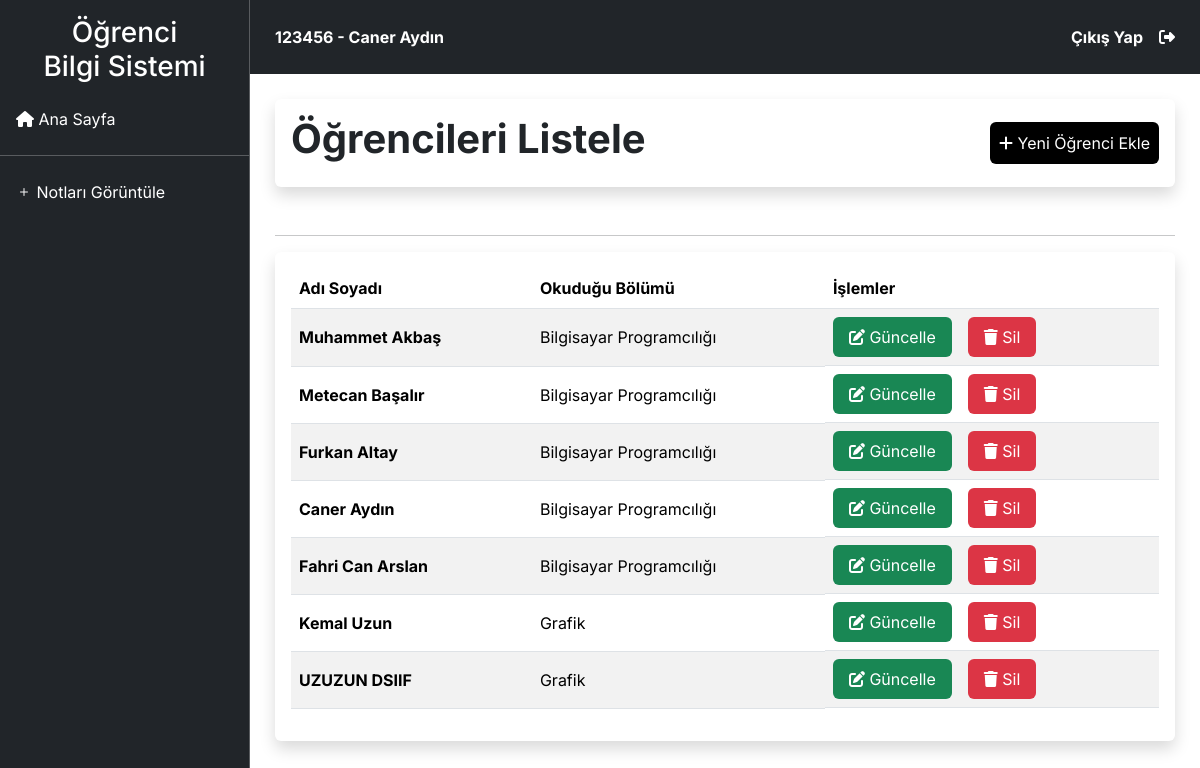
The page /?url=ogrenci-listele (signed in) on the database its author committed.
### tables this page shows
CREATE TABLE IF NOT EXISTS `ogrenci` (
  `ogrenci_id` int NOT NULL AUTO_INCREMENT,
  `ogrenci_ad` varchar(50) NOT NULL,
  `ogrenci_soyad` varchar(50) NOT NULL,
  `ogrenci_no` varchar(255) NOT NULL,
  `ogrenci_sinif` varchar(50) NOT NULL,
  `ogrenci_cinsiyet` varchar(50) NOT NULL,
  `baslangic_yili` varchar(50) NOT NULL,
  `ogrenci_sifre` varchar(255) NOT NULL,
  `bolum_id` int NOT NULL,
  PRIMARY KEY (`ogrenci_id`)
);

CREATE TABLE IF NOT EXISTS `bolum` (
  `bolum_id` int NOT NULL AUTO_INCREMENT,
  `bolum_adi` varchar(255) NOT NULL,
  PRIMARY KEY (`bolum_id`)
);

### Views/Ogrenci/ogrenci-listele.php (the view, shortened to what this page needs)
<div class="d-flex">
    <main class="col">
        <div class="content">
            <div class="bg-white p-3 mb-3 rounded d-flex justify-content-between align-items-center shadow rounded mb-5">
                <h1 class="fw-bold">Öğrencileri Listele</h1>
                <a href="?url=ogrenci-ekle" class="p-2 bg-black text-white text-decoration-none rounded btn">
                    <i class="fa-solid fa-plus"></i>
                    Yeni Öğrenci Ekle
                </a>
            </div>
            <hr>
            <div class="bg-white p-3 rounded w-100 shadow">
                <table class="table table-striped table-hover" id="myTable">
                    <thead>
                        <tr>
                            <th scope="col">Adı Soyadı</th>
                            <th scope="col">Okuduğu Bölümü</th>
                            <th scope="col">İşlemler</th>
                        </tr>
                    </thead>
                    <tbody>
                        <?php
                        $OgrencileriGetir = $baglan->prepare("SELECT ogrenci.ogrenci_id, ogrenci.ogrenci_ad, ogrenci.ogrenci_soyad, ogrenci.bolum_id, bolum.bolum_id, bolum.bolum_adi FROM ogrenci INNER JOIN bolum ON ogrenci.bolum_id = bolum.bolum_id");
                        $OgrencileriGetir->execute();
                        ?>
                        <?php foreach ($OgrencileriGetir as $ogrenci) { ?>
                            <tr>
                                <th valign="middle"><?= $ogrenci["ogrenci_ad"] . " " . $ogrenci["ogrenci_soyad"] ?></th>
                                <td valign="middle"><?= $ogrenci["bolum_adi"] ?></td>
                                <td class="d-flex gap-3">
                                    <a href="?url=ogrenci-guncelle&ogrenci_id=<?= $ogrenci["ogrenci_id"] ?>" class="bg-success text-white rounded px-3 py-2 text-decoration-none">
                                        <i class="fa-solid fa-pen-to-square"></i>
                                        Güncelle
                                    </a>
                                    <a href="?url=ogrenci-sil&ogrenci_id=<?= $ogrenci["ogrenci_id"] ?>" class="bg-danger text-white rounded px-3 py-2 text-decoration-none OgrenciSil">
                                        <i class="fa-solid fa-trash"></i>
                                        Sil
                                    </a>
                                </td>
                            </tr>
                        <?php } ?>
                    </tbody>
                </table>
            </div>
        </div>
    </main>
</div>

### Shared/navbar.php (shortened to what this page needs)
<main class="col">
    <div class="navbar bg-dark">
        <div class="d-flex text-black justify-content-between w-100">
            <span class="text-white">
                <?= @$ogretmen_bilgi["ogretmen_numarasi"] ?> <?= @$ogrenci_bilgi["ogrenci_no"] ?>
                -
                <?= @$ogrenci_bilgi["ogrenci_ad"] . " " . @$ogrenci_bilgi["ogrenci_soyad"] ?>
            </span>
            <div class="d-flex gap-4">
                <a class="text-white text-decoration-none d-flex align-items-center gap-3 exit rounded " href="../Views/cikis.php">
                    Çıkış Yap
                    <i class="fa-solid fa-right-from-bracket"></i>
                </a>
            </div>
        </div>
    </div>

### rows shown on the page
ogrenci: ogrenci_no "123456", ogrenci_ad "Caner", ogrenci_soyad "Aydın", bolum.bolum_adi "Bilgisayar Programcılığı"
ogrenci: ogrenci_ad "Muhammet", ogrenci_soyad "Akbaş", bolum.bolum_adi "Bilgisayar Programcılığı"
ogrenci: ogrenci_ad "Metecan", ogrenci_soyad "Başalır", bolum.bolum_adi "Bilgisayar Programcılığı"
ogrenci: ogrenci_ad "Furkan", ogrenci_soyad "Altay", bolum.bolum_adi "Bilgisayar Programcılığı"
ogrenci: ogrenci_ad "Fahri Can", ogrenci_soyad "Arslan", bolum.bolum_adi "Bilgisayar Programcılığı"
ogrenci: ogrenci_ad "Kemal", ogrenci_soyad "Uzun", bolum.bolum_adi "Grafik"
ogrenci: ogrenci_ad "UZUZUN", ogrenci_soyad "DSIIF", bolum.bolum_adi "Grafik"
